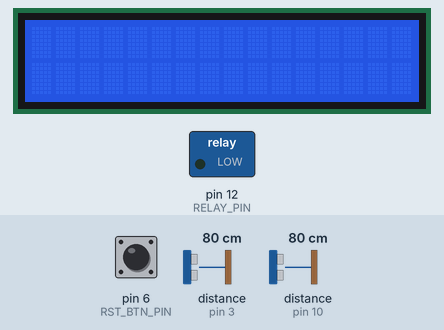
Bench run of a sketch on a simulated Arduino Uno, built with avr-gcc and run on an emulated ATmega328P. Shown: 16×2 character LCD, switched loads named in the sketch (green lamp = pin HIGH). Wiring (inferred from the names in the program): 2 × ultrasonic range finder: trigger pin 4, echo pin 3 / trigger pin 9, echo pin 10. The inputs (shaded band) are chosen by the test bench; at power-on: pin 6 (RST_BTN_PIN) HIGH, distance to the obstacle (sensors on pin 3, pin 10) 80 cm. The echo pulse lasts 58.3 µs per cm; EEPROM starts erased; pins used as bus, display or sensor lines are not drawn.

Above: at 0.3 s.
At 1.31 s:
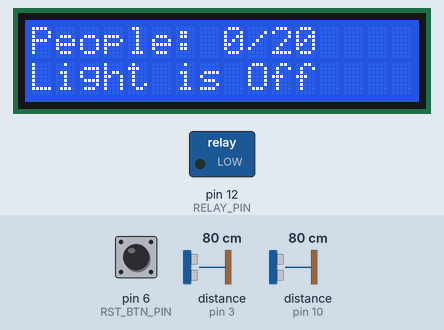

The sketch:

ultrasonic_person_counter.ino
```cpp
#include <Wire.h>
#include <LiquidCrystal_I2C.h>
#include <EEPROM.h>

// #define DEBUG_MODE

#ifdef DEBUG_MODE
#define DEBUG_PRINT(x) Serial.print(x)
#define DEBUG_PRINTLN(x) Serial.println(x)
#define ROOM_CAPACITY 3 // Less capacity means faster checks (closer upper and lower boundaries)
#else
#define DEBUG_PRINT(x)
#define DEBUG_PRINTLN(x)
#define ROOM_CAPACITY 20
#endif

#define DETECT_DISTANCE 30
#define FLAG_TIMEOUT 3500
#define LCD_DELAY 1000
#define DELAY_AFTER_COUNT 1500

#define EVENT_NONE 0
#define EVENT_PERSON_ENTER 1
#define EVENT_PERSON_EXIT 2

#define RST_BTN_PIN 6
#define ECHO_S1_PIN 3
#define TRIG_S1_PIN 4
#define ECHO_S2_PIN 10
#define TRIG_S2_PIN 9
#define RELAY_PIN 12

LiquidCrystal_I2C lcd(0x27, 16, 2);

unsigned long distance1 = 0, distance2 = 0;
unsigned long lastFlagSet[2] = {0, 0};
unsigned long lastLcdUpdate = 0;
unsigned long lcdPausedAt = 0;
int lcdPauseDuration = 0;
bool flag[2] = {false, false};
bool ledOn = false;
byte lastCounterEvent = EVENT_NONE;
int peopleCount = 0;

/**
 * @brief Read distance from ultrasonic sensor
 *
 * @param triggerPin Trigger pin of the ultrasonic sensor
 * @param echoPin Echo pin of the ultrasonic sensor
 * @param distance Reference to store the distance read from the sensor
 */
void readUltrasonicSensor(int triggerPin, int echoPin, unsigned long &distance)
{
  long duration;

  digitalWrite(triggerPin, LOW);
  delayMicroseconds(2);
  digitalWrite(triggerPin, HIGH);
  delayMicroseconds(10);
  digitalWrite(triggerPin, LOW);

  duration = pulseIn(echoPin, HIGH);
  distance = duration / 29 / 2; // Convert time to distance in cm
}

/**
 * @brief pauses the lcd main update (non blocking)
 */
void pauseLcd(int duration)
{
  lcdPausedAt = millis();
  lcdPauseDuration = duration;
}

/**
 * @brief Display people count on the LCD
 */
void displayCount()
{
  lcd.setCursor(0, 1);
  lcd.print("                ");
  lcd.setCursor(4, 1);
  lcd.print("Count: ");
  lcd.print(peopleCount);
  lcd.setCursor(0, 0);
}

/**
 * @brief Display a message centered on the LCD
 *
 * @param msg Message to display
 * @param row Row number (0 or 1)
 */
void displayCenteredMessage(const char *msg, bool row = 0)
{
  short paddingLength = (16 - strlen(msg)) / 2;
  char padding[paddingLength + 1];
  memset(padding, ' ', paddingLength);
  padding[paddingLength] = '\0';

  lcd.setCursor(0, row);
  lcd.print("                ");
  lcd.setCursor(0, row);
  lcd.print(padding);
  lcd.print(msg);
  lcd.setCursor(0, 0);
}

/**
 * @brief Reset all sensor flags
 */
void resetFlags()
{
  flag[0] = flag[1] = false;
  lastCounterEvent = EVENT_NONE;
}

/**
 * @brief Check if a person entered the room
 */
bool checkPersonIn()
{
  bool personEntered = false;

  if (distance2 <= DETECT_DISTANCE && !flag[1])
  {
    flag[1] = true;
    lastFlagSet[1] = millis();

    if (flag[0])
    {
      if (peopleCount < ROOM_CAPACITY)
      {
        peopleCount++;
        displayCount();
        displayCenteredMessage("Person entered!");
        personEntered = true;
      }
      else
      {
        lcd.clear();
        displayCenteredMessage("Room Full!");
      }

      lastCounterEvent = EVENT_PERSON_ENTER;
      pauseLcd(DELAY_AFTER_COUNT);
    }
  }

  return personEntered;
}

/**
 * @brief Check if a person exited the room
 */
bool checkPersonOut()
{
  bool personExited = false;

  if (distance1 <= DETECT_DISTANCE && !flag[0])
  {
    flag[0] = true;
    lastFlagSet[0] = millis();

    if (flag[1])
    {
      if (peopleCount > 0)
      {
        peopleCount--;
        displayCount();
        displayCenteredMessage("Person exited!");
        personExited = true;
      }
      else
      {
        lcd.clear();
        displayCenteredMessage("Ghost exited!?");
      }

      lastCounterEvent = EVENT_PERSON_EXIT;
      pauseLcd(DELAY_AFTER_COUNT);
    }
  }

  return personExited;
}

/**
 * @brief Display debug information on the LCD
 */
void displayDebugInfo()
{
  lcd.clear();

  lcd.print("S1: ");
  lcd.print(distance1);
  lcd.print("cm");
  lcd.setCursor(12, 0);
  lcd.print(" (");
  lcd.print(flag[0]);
  lcd.print(")");

  lcd.setCursor(0, 1);
  lcd.print("S2: ");
  lcd.print(distance2);
  lcd.print("cm");
  lcd.setCursor(12, 1);
  lcd.print(" (");
  lcd.print(flag[1]);
  lcd.print(")");
}

/**
 * @brief Display final information on the LCD
 */
void displayFinalInfo()
{
  lcd.clear();
  lcd.setCursor(0, 0);
  lcd.print("People: ");
  lcd.print(peopleCount);
  lcd.print("/");
  lcd.print(ROOM_CAPACITY);
  lcd.setCursor(0, 1);
  lcd.print("Light is ");
  lcd.print(peopleCount > 0 ? "On" : "Off");
}

/**
 * @brief Update LED state based on people count
 */
void updateLedState()
{
  if (peopleCount > 0 && !ledOn)
  {
    digitalWrite(RELAY_PIN, HIGH);
    ledOn = true;
  }
  else if (peopleCount == 0 && ledOn)
  {
    digitalWrite(RELAY_PIN, LOW);
    ledOn = false;
  }
}

/**
 * @brief Check if a flag is outdated, then reset it
 */
void attemptFlagReset()
{
  // if a person just entered/exited the room
  // but the last sensor detecting the person is still detecting the person
  // i.e. the person is still in the detecting range after being counted
  // we don't want to reset the flags, which would cause bugs.
  // only reset when the person gets out of range.
  if (lastCounterEvent != EVENT_NONE)
  {
    delay(100);
    if (distance1 > DETECT_DISTANCE && distance2 > DETECT_DISTANCE)
    {
      resetFlags();
    }
    return;
  }

  // check for outdated flags, tries to reset them
  for (int i = 0; i < 2; i++)
  {
    if (flag[i] && millis() - lastFlagSet[i] > FLAG_TIMEOUT)
    {
      flag[i] = false;
    }
  }
}

/**
 * @brief Handle reset button press
 * If the reset button is pressed, reset only the LCD
 */
void handleResetButton()
{
  if (digitalRead(RST_BTN_PIN))
  {
    delay(25);
    if (digitalRead(RST_BTN_PIN))
    {
      lcd.begin(16, 2);
      lcd.backlight();
      delay(1000);
    }
  }
}

/**
 * @brief Update sensor readings
 */
void updateSensorReadings()
{
  readUltrasonicSensor(TRIG_S1_PIN, ECHO_S1_PIN, distance1);
  delay(3);
  readUltrasonicSensor(TRIG_S2_PIN, ECHO_S2_PIN, distance2);
  delay(3);
}

/**
 * @brief Initialize serial communication
 *
 * @param baudRate Baud rate of the serial communication
 */
void initializeSerial(unsigned long baudRate)
{
  Serial.begin(baudRate);
  while (!Serial)
    ;
}

/**
 * @brief Initialize pin modes
 */
void initializePins()
{
  pinMode(RST_BTN_PIN, INPUT_PULLUP);
  pinMode(RELAY_PIN, OUTPUT);
  pinMode(ECHO_S1_PIN, INPUT);
  pinMode(ECHO_S2_PIN, INPUT);
  pinMode(TRIG_S1_PIN, OUTPUT);
  pinMode(TRIG_S2_PIN, OUTPUT);
}

/**
 * @brief Initialize the LCD
 */
void initializeLcd()
{
  lcd.init();
  lcd.begin(16, 2);
  lcd.backlight();
  lcd.setCursor(0, 0);
}

/**
 * @brief Greet the user upon startup
 */
void greetUser()
{
  lcd.print("     Welcome    ");
  DEBUG_PRINTLN("System Ready");
  lastLcdUpdate = millis();
}

/**
 * @brief Update the display on the LCD
 */
void updateDisplay(bool forced = false)
{
  if (millis() - lcdPausedAt < lcdPauseDuration && !forced)
  {
    return; // lcd paused
  }

  if (millis() - lastLcdUpdate >= LCD_DELAY || forced)
  {
    lastLcdUpdate = millis();
#ifdef DEBUG_MODE
    displayDebugInfo();
#else
    displayFinalInfo();
#endif
  }
}

void savePeopleCount()
{
  EEPROM.update(1, peopleCount);
}

void loadPeopleCount()
{
  if (EEPROM.read(0) == true)
  {
    peopleCount = EEPROM.read(1);
  }
  else
  {
    peopleCount = 0;
    EEPROM.write(0, true);
  }
}

void setup()
{
  initializeSerial(115200);
  initializePins();
  initializeLcd();
  loadPeopleCount();
  resetFlags();
  greetUser();
  updateDisplay(true);
}

void loop()
{

  handleResetButton();

  updateSensorReadings();

  // if person entered, don't check for if person exited
  // this is a specific case where the door only fits one person at a time.
  if (checkPersonIn())
  {
    checkPersonOut();
  }

  attemptFlagReset();
  savePeopleCount();

  updateDisplay();
  updateLedState();
}
```

Measured:
- what the display in image 0 shows lasts 1.0 s, from 0.3 s to 1.3 s
